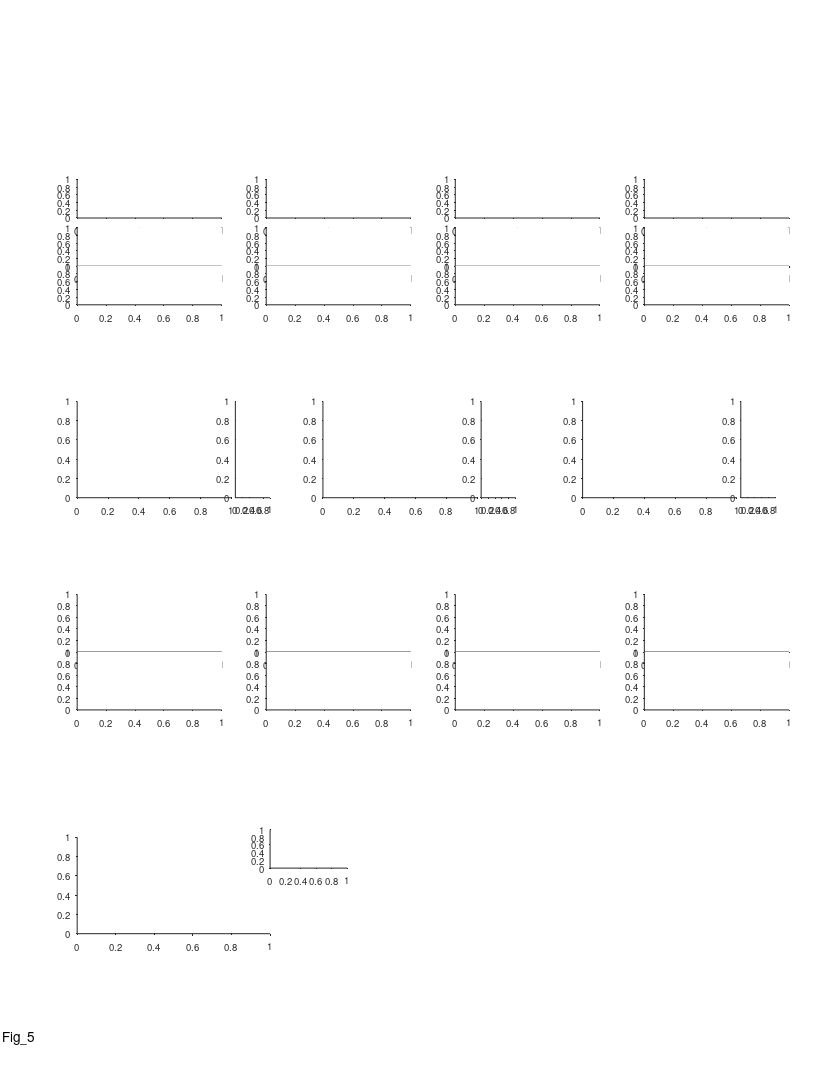

Write MATLAB code to recreate this figure. (Note: this script raises an error after producing the figure.)
%% Large Scale - fig 5 - maps properties vs exposure days + dynamic examples

%%
clear 
clc

%% plotting options
field_speed_opt = 1;
% corr_type = 'pearson';
corr_type = 'spearman';

dynamic_examples_option = 5;
rng(0);

%% define output files
res_dir = 'L:\paper_figures';
mkdir(res_dir)
fig_name_str = 'Fig_5';
fig_caption_str = ' ';
log_name_str = [fig_name_str '_log_file' '.txt'];
log_name_str = strrep(log_name_str , ':', '-');
log_name_str = strrep(log_name_str , ' ', '_');
log_name_out = fullfile(res_dir, log_name_str);

%% open log file
diary off
diary(log_name_out)
diary on
disp('Log file');
disp(['created: ', datestr(clock)]);
disp('======================================================');
disp([fig_name_str ':' fig_caption_str]);   
disp('======================================================');
disp('');


%% create figure
% figure_size_cm = [21.0 29.7]; % ~A4
figure_size_cm = [21.6 27.9]; % ~US letter
figure ;
% Some WYSIWYG options:
set(gcf,'DefaultAxesFontSize',7);
set(gcf,'DefaultAxesFontName','helvetica');
set(gcf,'DefaultAxesUnits','centimeters');
set(gcf,'PaperType','usletter')
% set(gcf,'PaperType','<custom>');
set(gcf,'PaperUnits','centimeters','PaperPosition',[0 0 figure_size_cm]);
set(gcf,'PaperOrientation','portrait');
set(gcf,'Units','centimeters','Position',get(gcf,'paperPosition')+[0 0 0 0]); % position on screen...
set(gcf, 'Renderer', 'painters');
set(groot, 'defaultAxesTickDir', 'out');
set(groot,  'defaultAxesTickDirMode', 'manual');
annotation('textbox', [0.5 1 0 0], 'String',fig_name_str, 'HorizontalAlignment','center','Interpreter','none', 'FitBoxToText','on');

pause(0.2); % workaround to solve matlab automatically changing the axes positions...

% create panels
panel_A_size_raster = [3.75 1];
panel_A_size_FR_map = [3.75 1];
panel_A_pos = [2 20];
panel_A = [];
for ii=1:4    
    offset_x = (ii-1)*4.9;
    offset_y = 0;
    offset = panel_A_pos + [offset_x offset_y];
    panel_A(ii,1) = axes('units', 'centimeters', 'position', [offset+[0 2.25] panel_A_size_FR_map]);
    panel_A(ii,2) = axes('units', 'centimeters','position', [offset+[0 1   ] panel_A_size_raster]);
    panel_A(ii,3) = axes('units', 'centimeters','position', [offset+[0 0   ] panel_A_size_raster]);
end
% % panel_A = permute(panel_A,[2 1 3]);
% panel_A = panel_A(:,3:-1:1,:);
% panel_A = reshape(panel_A,[9 3]);

panels_size = [4 2.5];
panel_B    = axes('position', [ 2.0  15  panels_size           ]);
panel_C    = axes('position', [ 8.37  15  panels_size           ]);
panel_D = axes('position', [ 15.1  15  panels_size              ]);
panels_size = [0.9 2.5];
panel_B_cmp    = axes('position', [ 6.1  15  panels_size           ]);
panel_C_cmp    = axes('position', [ 12.47  15  panels_size           ]);
panel_D_cmp = axes('position', [ 19.2  15  panels_size              ]);

panel_E_size_raster = [3.75 1.5];
panel_E_pos = [2 9.5];
panel_E = [];
for ii=1:4    
    offset_x = (ii-1)*4.9;
    offset_y = 0;
    offset = panel_E_pos + [offset_x offset_y];
    panel_E(ii,1) = axes('position', [offset+[0 1.5   ] panel_E_size_raster]);
    panel_E(ii,2) = axes('position', [offset+[0 0   ] panel_E_size_raster]);
end

panel_F = axes('position', [ 2.0    3.7     5     2.5 ]);
panel_F_legend = axes('position', [ 7.0    5.4     2     1 ]);
% panel_G = axes('position', [ 8.5    4.3     2     2.5 ]);

%%
% prm = PARAMS_GetAll();
prm = PARAMS_GetAll__shir_version();

%% load data
addpath('L:\processed_data_structs');
%load 6m data:
cells_6m = load('cells_bat_6m.mat');
cells_6m = cells_6m.cells;
% remove non-signif cells:
signif = cat(1,cells_6m.signif_6m);
signif = arrayfun(@(x)(x.TF), signif);
signif = any(signif,2);
cells_6m(~signif) = [];

%load 200m data:
cells_200m = load('cells_bat_200m.mat');
cells_200m = cells_200m.cells;

% %%
% prm = PARAMS_GetAll();
% cells_t = DS_get_cells_summary();
% bats = [2311,2382];
% cells_t(~ismember(cells_t.bat, bats ),:) = [];
% cells_t([cells_t.remove]==1,:) = []; %cells chosen to remove because of repititions between days
% cells = cellfun(@(c)(cell_load_data(c,'details')), cells_t.cell_ID, 'UniformOutput',0);
% cells = [cells{:}];
% cells = [cells.details];
% cells(~contains({cells.brain_area}, 'CA1')) = [];
% cells(ismember([cells.DayNum], [0])) = []; %take only from day1 and on data
% cells(~ismember([cells.ClusterQuality], [2])) = [];
% % remove cells based on FR:
% cells = cellfun(@(c)(cell_load_data(c,'details','meanFR')), {cells.cell_ID}, 'UniformOutput',0);
% cells = [cells{:}];
% cells_details = [cells.details];
% cells_ID = {cells_details.cell_ID};
% meanFR = [cells.meanFR];
% cells_ID([meanFR.all]>prm.inclusion.interneuron_FR_thr)=[];
% % remove non-signif cells:
% cells = cellfun(@(c)(cell_load_data(c,'details','signif')), cells_ID, 'UniformOutput',0);
% cells = [cells{:}];
% signif = cat(1,cells.signif);
% signif = arrayfun(@(x)(x.TF), signif);
% signif = any(signif,2);
% cells_ID(~signif) = [];
% 
% clear cells stats cells_details cells_t
% cells = cellfun(@(c)(cell_load_data(c,'details','stats','meanFR','stats','inclusion','signif','fields','fields_per_win','FR_map','FE')), cells_ID, 'UniformOutput',0);
% cells = [cells{:}];
% for ii_cell = 1:length(cells)
%     exp = exp_load_data(cells(ii_cell).details.exp_ID,'balls');
%     cells(ii_cell).balls = exp.balls;
% end
% save('Cells_130m.mat','cells');

%%
cells_130m = load('cells_bat_130m.mat');
cells_130m = cells_130m.cells;
cells_130m_IDs = arrayfun(@(x)(x.cell_ID), cat(1,cells_130m.details), 'UniformOutput', false);



%% FR map + rasters - 4 examples

cell_examples = {
    'b2311_d191218_TT3_SS02';
    'b2382_d190624_TT13_SS03';
    'b2382_d190627_TT13_SS02';
    'b2311_d191224_TT7_SS01'};

if 1
for ii_cell = 1:length(cell_examples)
    %%
    example_IX = find(strcmp(cells_130m_IDs,cell_examples{ii_cell}));
    cell = cells_130m(example_IX);
    
%     cell_ID = cell_examples{ii_cell};
%     cell = cell_load_data(cell_ID,'details','FR_map','fields','stats','FE');
%     exp = exp_load_data(cell.details.exp_ID,'balls');
    
    c = prm.graphics.colors.flight_directions;
    
    % map+fields
    axes(panel_A(ii_cell, 1));
    cla
    hold on
    maps=[cell.FR_map.all];
    x = maps(1).bin_centers;
    y = cat(1,maps.PSTH);
    m = round(max(y(:)));
    ylimits = [0 m+1];
    % low-speed area
    area_lowerval = ylimits(1) - 0.23*range(ylimits);
    area_upperval = ylimits(1) - 1e-2*range(ylimits);
    valid_speed_pos = prm.fields.valid_speed_pos+cell.balls;
    area([cell.balls(1) valid_speed_pos(1)]    , repelem(area_upperval,2), area_lowerval, 'FaceColor',0.7*[1 1 1],'EdgeColor','none','ShowBaseLine','off','Clipping','off');
    area([  valid_speed_pos(2) max(cell.balls(2),130)], repelem(area_upperval,2), area_lowerval, 'FaceColor',0.7*[1 1 1],'EdgeColor','none','ShowBaseLine','off','Clipping','off');
    
%     valid_speed_pos = prm.fields.valid_speed_pos+exp.balls;
% %     area([4 valid_speed_pos(1)]    , repelem(area_upperval,2), area_lowerval, 'FaceColor',0.7*[1 1 1],'EdgeColor','none','ShowBaseLine','off','Clipping','off');
% %     area([  valid_speed_pos(2) 135], repelem(area_upperval,2), area_lowerval, 'FaceColor',0.7*[1 1 1],'EdgeColor','none','ShowBaseLine','off','Clipping','off');
%     area([exp.balls(1) valid_speed_pos(1)]    , repelem(area_upperval,2), area_lowerval, 'FaceColor',0.7*[1 1 1],'EdgeColor','none','ShowBaseLine','off','Clipping','off');
%     area([  valid_speed_pos(2) max(exp.balls(2),130)], repelem(area_upperval,2), area_lowerval, 'FaceColor',0.7*[1 1 1],'EdgeColor','none','ShowBaseLine','off','Clipping','off');
%     
    h=plot(x,y);
    [h.Color] = disperse(c);
    box off
    h=gca;
    h.TickDir = 'out';
    h.XTick = [];
    h.YTick = [0 m];
    h.YLim = ylimits;
    h.XLim = [0 130];
    h.YRuler.TickLabelGapOffset = 1;
    h.Clipping = 'off';
    
    % fields
    dir_offsets = [-0.1 -0.17]+0.015;
    for ii_dir=1:2
        fields = cell.fields{ii_dir};
        if isfield(fields,'in_low_speed_area')
            fields([fields.in_low_speed_area])=[];
        end
        for ii_field = 1:length(fields)
            
            [xaf,yaf] = ds2nfu(fields(ii_field).edges_prc, repelem(dir_offsets(ii_dir)*range(h.YLim),2));
            annotation('line',xaf,yaf,'Linewidth', 2, 'Color', c{ii_dir});
        end
    end
    
    
    % cell details
    cell_num_str_pos_x   = [0.50 0.50 0.50 0.50];
    cell_num_str_pos_y   = [1.05 1.05 1.05 1.05];
    cell_stats_str_pos_x = [0.75 0.93 0.95 0.90];
    cell_stats_str_pos_y = [1.00 1.05 1.00 1.00]+0.05;
    text(cell_num_str_pos_x(ii_cell), cell_num_str_pos_y(ii_cell), "Cell "+ ii_cell+" - Day "+cell.details.DayNum,...
        'Units','normalized','HorizontalAlignment','center','VerticalAlignment','bottom','FontSize',8);
%     h = text(cell_num_str_pos_x(ii_cell), cell_num_str_pos_y(ii_cell), cell_ID+" - Day "+cell.details.DayNum,...
%         'Units','normalized','HorizontalAlignment','center','VerticalAlignment','bottom','FontSize',8);
%     h.Interpreter='none';
    switch ii_cell
        case {1,2,3,4}
            cell_stats_str = {  sprintf('max=%.1fm', cell.stats.all.field_largest);...
                                sprintf('min=%.1fm', cell.stats.all.field_smallest);...
                                sprintf('ratio=%.1f', cell.stats.all.field_ratio_LS);...
                                %sprintf('Iso dis=%.1f', cell.stats.all.IsoDist);...
                             };
            text(cell_stats_str_pos_x(ii_cell), cell_stats_str_pos_y(ii_cell)-0*0.23, cell_stats_str{1},...
                'Units','normalized','HorizontalAlignment','center','VerticalAlignment','Top','FontSize',6);
            text(cell_stats_str_pos_x(ii_cell), cell_stats_str_pos_y(ii_cell)-1*0.23, cell_stats_str{2},...
                'Units','normalized','HorizontalAlignment','center','VerticalAlignment','Top','FontSize',6);
            text(cell_stats_str_pos_x(ii_cell), cell_stats_str_pos_y(ii_cell)-2*0.23, cell_stats_str{3},...
                'Units','normalized','HorizontalAlignment','center','VerticalAlignment','Top','FontSize',6);
%             text(cell_stats_str_pos_x(ii_cell), cell_stats_str_pos_y(ii_cell)-3*0.23, cell_stats_str{4},...
%                 'Units','normalized','HorizontalAlignment','center','VerticalAlignment','Top','FontSize',6);
        case 9
            cell_stats_str = {  sprintf('single field=%.1fm', cell.fields{1}.width_prc) };
            text(cell_stats_str_pos_x(ii_cell), cell_stats_str_pos_y(ii_cell)-0*0.23, cell_stats_str{1},...
                'Units','normalized','HorizontalAlignment','center','VerticalAlignment','Top','FontSize',6);
    end
    
    % rasters
    FEs = [cell.FE];
    for ii_dir=1:2
        axes(panel_A(ii_cell, ii_dir+1));
        cla
        FE = FEs{ii_dir};
        x = [FE.spikes_pos];
        [FE.number2] = disperse(1:length(FE));
        y = arrayfun(@(FE)(FE.number2*ones(1,FE.num_spikes)),FE,'UniformOutput',0);
        y = [y{:}];
        plot(x,y,'.','Color',c{ii_dir},'MarkerSize',0.05);
        box off
        h=gca;
        m = length(FE);
        h.YTick = [1 m];
        h.XLim = [0 130];
        h.YLim = [0 m+1];
        h.Clipping = 'off';
        switch ii_dir
            case 1
                h.XTick = [];
                h.YTickLabel = {'',num2str(m)};
                h.TickLength = [0.0133 0.025];
                h.YRuler.TickLabelGapOffset = 1;
                h.XColor = [1 1 1];
            case 2
                h.XTick = [0,130];
                h.TickLength = [0.0133 0.025];
                h.XRuler.TickLabelGapOffset = -1;
                h.YRuler.TickLabelGapOffset = 1;
                h.YTickLabel = {'1',num2str(m)};
                h.TickDir = 'out';
        end
    end
    % fields num (here to be above the 
    for ii_dir=1:2
        fields = cell.fields{ii_dir};
        if isfield(fields,'in_low_speed_area')
            fields([fields.in_low_speed_area])=[];
        end
        dir_offsets =2.05+[0.18 0];
        text(1.07, dir_offsets(ii_dir), num2str(length(fields)), 'Units','normalized', 'Color', c{ii_dir},...
            'HorizontalAlignment','right', 'VerticalAlignment','middle','FontSize',6);
    end
end

%% add x/y labels for specific panels
for ii = [1 2 3 4]
    axes(panel_A(ii, 3));
    xlabel('Position (m)', 'Units','normalized','Position',[0.5 -0.15]);
end
for ii = [1]
    axes(panel_A(ii, 3));
%     ylabel('Time (min)',   'Units','normalized','Position',[-0.1 1]);
    ylabel('Flight no.',   'Units','normalized','Position',[-0.15 1]);
    axes(panel_A(ii, 1));
    ylabel({'Firing rate';'(Hz)'},   'Units','normalized','Position',[-0.1 0.42]);
end
axes(panel_A(1, 1));
text(-0.33,1.8, 'A', 'Units','normalized','FontWeight','bold');
text(0,1.8, 'Examples of multiscale coding in the first days of exposure to the tunnel',...
    'Units','normalized','FontWeight','bold');

%% add direction arrows
arrow_x = 0.85 +[0 0.05];
arrow_y = repelem(0.9111,2);
clear h
h(1)=annotation('arrow',arrow_x,      arrow_y+0.008,  'Color', prm.graphics.colors.flight_directions{1});
h(2)=annotation('arrow',flip(arrow_x),arrow_y      ,  'Color', prm.graphics.colors.flight_directions{2});
[h.HeadWidth] = disperse([5 5]);
[h.HeadLength] = disperse([5 5]);

end







% % % % % % % % % % % % % % % % % % % % % % % % % % % % % % % % % % % % % % 
%% add day num data

day_num_perCell = arrayfun(@(x)(x.DayNum), cat(1,cells_130m.details));
bat_num_perCell = arrayfun(@(x)(x.bat), cat(1,cells_130m.details));
day_num_perCell_perDir = [day_num_perCell day_num_perCell];
day_num_perCell_perDir = day_num_perCell_perDir(:);

day_bin_size = 5;
bin_edges = (0:day_bin_size:max(day_num_perCell)+day_bin_size) + 0.5;
[~,~,day_bin_perCell] = histcounts(day_num_perCell,bin_edges);
[~,~,day_bin_perCell_perDir] = histcounts(day_num_perCell_perDir,bin_edges);

Daylimits = [0, max(day_num_perCell)+1]; 

%% revision edit - test directionality vs. days
signif = arrayfun(@(x)(x.TF), cat(1,cells_130m.signif));
signif = all(signif,2);
cells = cells_130m(signif);
FR_maps_all = cat(1,cells.FR_map);
FR_maps_all = reshape([FR_maps_all.all],size(FR_maps_all,1),size(FR_maps_all,2),[]);
M = cat(1,FR_maps_all.PSTH);
M = reshape(M,size(FR_maps_all,1),size(FR_maps_all,2),[]);
ccc = corr(squeeze(M(:,1,:))', squeeze(M(:,2,:))' ,'rows', 'pairwise');
ccc = diag(ccc);
x = day_num_perCell(signif);
y = ccc;
[rho,rho_pval] = corr(x,y,'type','Spearman');

fprintf('Directionality vs. days:\n')
fprintf('rho = %.2f\n',rho);
fprintf('p = %.2f\n',rho_pval);

% figure
% plot(x, y,'o');
% xlabel('Days');
% ylabel('directionality (maps corr)');
% text(0.1,0.85,sprintf('rho = %.2f',rho),'Units','normalized');
% text(0.1,0.8,sprintf('P = %.g',rho_pval),'Units','normalized');
% title('Directionality vs. days of exposure')


%% panel B - field count vs days
% figure
axes(panel_B);
cla
hold on
text(-0.3125,1.1, 'B', 'Units','normalized','FontWeight','bold');
text(0,1.35, 'Population: Stability of multiscale coding across weeks, starting from day 1 in the tunnel',...
    'Units','normalized','FontWeight','bold');

signif = arrayfun(@(x)(x.TF), cat(1,cells_130m.signif));
n_fields = arrayfun(@(x)([x.dir.field_num]), cat(1,cells_130m.stats),'UniformOutput',0);
n_fields = cat(1,n_fields{:});
n_fields(~signif) = nan;
n_fields = n_fields(:);

jitter_value_y = 0.3;
jitter_value_x = 0.5;
n_fields_jitter = n_fields + jitter_value_y*(2*rand([length(n_fields),1])-1);
day_num_perCell_perDir_jitter = day_num_perCell_perDir + jitter_value_x*(2*rand([length(day_num_perCell_perDir),1])-1);
p = plot(day_num_perCell_perDir_jitter, n_fields_jitter, '.');
p.Color = 0.65*[1 1 1];

day_bins = day_bin_perCell_perDir;
day_num_perCell_perDir_tmp = day_num_perCell_perDir;
day_num_perCell_perDir_tmp(isnan(n_fields),:) = [];
day_bins(isnan(n_fields),:) = [];
n_fields(isnan(n_fields)) = [];
[day_groups, day_bins] = findgroups(day_bins);
day_groups_stat = splitapply(@(x) [mean(x) std(x)],n_fields, day_groups);
day_num = day_bins*day_bin_size - (day_bin_size/2) + 0.5;
errorbar(day_num, day_groups_stat(:,1),day_groups_stat(:,2),'k','CapSize',2,'LineWidth',1);

ylabel({'No. of fields', 'per direction'},'Units','normalized','Position',[-0.15 0.5]);
xlabel('Day','Units','normalized','Position',[0.5 -0.18]);
ha = gca;
ha.YLim = [0,20];
ha.XLim = Daylimits;
ha.XTick = [0:10:30];
ha.YTick = [5 10 15 20];
% ha.YTickLabel = {'10 ^0';'10 ^1';'10 ^2'};
ha.TickDir='out';
ha.TickLength = [0.02 0.02];
ha.XRuler.TickLabelGapMultiplier = -0.3;
ha.YRuler.TickLabelGapMultiplier = 0.001;

[rho,p_val] = corr(n_fields,day_num_perCell_perDir_tmp,'type',corr_type);
text(0.96,1.05, ['\rho' sprintf(' = %.02f',rho)],'Units','normalized','FontSize',7,'HorizontalAlignment','right');
text(0.96,0.92, sprintf('P = %.02f',p_val),'Units','normalized','FontSize',7,'HorizontalAlignment','right');
text(0.05,0.95, sprintf('n = %d',length(n_fields)),'Units','normalized','FontSize',7,'HorizontalAlignment','left');

%% panel B - compare field count
axes(panel_B_cmp);
cla
hold on

nFields_200m = nan(2,length(cells_200m));
for ii_dir = 1:2
    for ii_cell = 1:length(cells_200m)
        cell = cells_200m(ii_cell);
        % check signif per direction
        if ~cell.signif(ii_dir).TF
            continue;
        end
        nFields_200m(ii_dir,ii_cell) = cell.stats.dir(ii_dir).field_num;
    end
end
nFields_130m = nan(2,length(cells_130m));
for ii_dir = 1:2
    for ii_cell = 1:length(cells_130m)
        cell = cells_130m(ii_cell);
        % check signif per direction
        if ~cell.signif(ii_dir).TF
            continue;
        end
        nFields_130m(ii_dir,ii_cell) = cell.stats.dir(ii_dir).field_num;
    end
end
nFields_6m = nan(2,length(cells_6m));
for ii_dir = 1:2
    for ii_cell = 1:length(cells_6m)
        cell = cells_6m(ii_cell);
        % check signif per direction
        if ~cell.signif_6m(ii_dir).TF
            continue;
        end
        nFields_6m(ii_dir,ii_cell) = cell.stats_6m.dir(ii_dir).field_num;
    end
end

y_bar = [nanmean(nFields_6m(:)), nanmean(nFields_130m(:)), nanmean(nFields_200m(:))];
sem_bar = [nanstd(nFields_6m(:)), nanstd(nFields_130m(:)), nanstd(nFields_200m(:))]./ ...
    sqrt([length(~isnan(nFields_6m(:))), length(~isnan(nFields_130m(:))), length(~isnan(nFields_200m(:)))]);
hb = bar([1,2,3],y_bar);
hb.FaceColor = 'flat';
hb.CData = [0.65 0.65 0.65];
he=errorbar([1,2,3],y_bar, sem_bar);
he.CapSize = 2;
he.LineWidth = 1;
he.LineStyle = 'none';
he.Color = 'k';
h=gca;
h.XTick = [0.85,1.85,2.9];
h.XTickLabels = {'  6m','130m','200m'};
h.XTickLabelRotation = 90;
ylimits = [0,20];
h.YLim = ylimits;
% h.YTick = ylimits;
h.XLim = [0.25,3.75];
h.TickLength = [0.01 0.01];
h.XAxis.TickLength = [0 0];
h.XRuler.TickLabelGapMultiplier = -0.001;
h.YRuler.TickLabelGapMultiplier = 0.001;
h.YTick = [];
h.YColor = 'none';


%% panel C - field size vs days
% figure
axes(panel_C);
cla
hold on
text(-0.25,1.1, 'C', 'Units','normalized','FontWeight','bold');
fields_size = [];
day_num_fields = [];
for ii_dir = 1:2
    for ii_cell = 1:length(cells_130m)
        cell = cells_130m(ii_cell);
        if ~cell.signif(ii_dir).TF % check signif per direction
            continue;
        end
        fields = cell.fields{ii_dir};
        fields([fields.in_low_speed_area]) = []; % remove fields in low speed area
        fields_size = [fields_size fields.width_prc];
        day_num_fields = [day_num_fields cell.details.DayNum*ones(1,length(fields))];
    end
end

jitter_value_x = 0.5;
day_num_fields_jitter = day_num_fields + jitter_value_x*(2*rand([1,length(day_num_fields)])-1);
p = plot(day_num_fields_jitter, fields_size, '.');
p.Color = 0.65*[1 1 1];

[~,~,day_bin_perField] = histcounts(day_num_fields,bin_edges);
[day_groups, day_bins] = findgroups(day_bin_perField);
day_groups_stat = splitapply(@(x) [mean(x) std(x)],fields_size', day_groups');
day_num = day_bins*day_bin_size - (day_bin_size/2) + 0.5;
errorbar(day_num, day_groups_stat(:,1),day_groups_stat(:,2),'k','CapSize',2,'LineWidth',1);

ylabel('Field size (m)','Units','normalized','Position',[-0.15 0.5])
xlabel('Day','Units','normalized','Position',[0.5 -0.18]);
ha = gca;
ha.XLim = Daylimits;
ha.YLim = [0 25];
ha.XTick = [0:10:30];
ha.YTick = [5 10 15 20 25];
ha.TickDir='out';
ha.TickLength = [0.02 0.02];
ha.XRuler.TickLabelGapMultiplier = -0.3;
ha.YRuler.TickLabelGapMultiplier = 0.001;

[rho,p_val] = corr(fields_size',day_num_fields','type',corr_type);
text(0.96,1.05, ['\rho' sprintf(' = %.02f',rho)],'Units','normalized','FontSize',7,'HorizontalAlignment','right');
text(0.96,0.92, sprintf('P = %.02f',p_val),'Units','normalized','FontSize',7,'HorizontalAlignment','right');
text(0.05,0.95, sprintf('n = %d',length(fields_size)),'Units','normalized','FontSize',7,'HorizontalAlignment','left');

% save( fullfile(res_dir,'pop_dist_fields_size'), 'fields_size');

%% panel C - field size compare setups
axes(panel_C_cmp);
cla
hold on

fields_size_200m = [];
for ii_dir = 1:2
    for ii_cell = 1:length(cells_200m)
        cell = cells_200m(ii_cell);
        if ~cell.signif(ii_dir).TF % check signif per direction
            continue;
        end
        fields = cell.fields{ii_dir};
        fields([fields.in_low_speed_area]) = []; % remove fields in low speed area
        fields_size_200m = [fields_size_200m fields.width_prc];
    end
end

fields_size_130m = [];
for ii_dir = 1:2
    for ii_cell = 1:length(cells_130m)
        cell = cells_130m(ii_cell);
        if ~cell.signif(ii_dir).TF % check signif per direction
            continue;
        end
        fields = cell.fields{ii_dir};
        fields([fields.in_low_speed_area]) = []; % remove fields in low speed area
        fields_size_130m = [fields_size_130m fields.width_prc];
    end
end

fields_size_6m = [];
for ii_dir = 1:2
    for ii_cell = 1:length(cells_6m)
        cell = cells_6m(ii_cell);
        if ~cell.signif_6m(ii_dir).TF % check signif per direction
            continue;
        end
        fields = cell.fields_6m{ii_dir};
        fields([fields.in_low_speed_area]) = []; % remove fields in low speed area
        fields_size_6m = [fields_size_6m fields.width_prc];
    end
end

y_bar = [mean(fields_size_6m), mean(fields_size_130m), mean(fields_size_200m)];
sem_bar = [std(fields_size_6m), std(fields_size_130m), std(fields_size_200m)]./ ...
    sqrt([length(fields_size_6m), length(fields_size_130m), length(fields_size_200m)]);
hb = bar([1,2,3],y_bar);
hb.FaceColor = 'flat';
hb.CData = [0.65 0.65 0.65];
he=errorbar([1,2,3],y_bar, sem_bar);
he.CapSize = 2;
he.LineWidth = 1;
he.LineStyle = 'none';
he.Color = 'k';
h=gca;
h.XTick = [0.85,1.85,2.9];
h.XTickLabels = {'  6m','130m','200m'};
h.XTickLabelRotation = 90;
ylimits = [0,25];
h.YLim = ylimits;
% h.YTick = ylimits;
h.XLim = [0.25,3.75];
h.TickLength = [0.01 0.01];
h.XAxis.TickLength = [0 0];
h.XRuler.TickLabelGapMultiplier = -0.001;
h.YRuler.TickLabelGapMultiplier = 0.001;
h.YTick = [];
h.YColor = 'none';

%% panel D - field ratio (largest/smallest)
axes(panel_D);
cla
hold on
text(-0.31,1.1, 'D', 'Units','normalized','FontWeight','bold');
LS_field_ratio_all = nan(1,length(cells_130m));
LS_field_ratio_dir = nan(2,length(cells_130m));
for ii_cell = 1:length(cells_130m)
    cell = cells_130m(ii_cell);
    % pooled stats - check at least one direction is signif
    if any([cell.signif.TF])
        LS_field_ratio_all(ii_cell) = cell.stats.all.field_ratio_LS;
    end
    % per dir stats - check signif per direction
    for ii_dir = 1:2
        if cell.signif(ii_dir).TF 
            LS_field_ratio_dir(ii_dir,ii_cell) = cell.stats.dir(ii_dir).field_ratio_LS;
        end
    end
end
jitter_value_x = 0.5;
day_num_perCell_jitter = day_num_perCell + jitter_value_x*(2*rand([length(day_num_perCell),1])-1);
p = plot(day_num_perCell_jitter, LS_field_ratio_all,'.');
p.Color = 0.65*[1 1 1];

day_bins = day_bin_perCell;
day_num_perCell_tmp = day_num_perCell;
day_num_perCell_tmp(isnan(LS_field_ratio_all),:) = [];
day_bins(isnan(LS_field_ratio_all),:) = [];
LS_field_ratio_all(isnan(LS_field_ratio_all)) = [];
[day_groups, day_bins] = findgroups(day_bins);
day_groups_stat = splitapply(@(x) [mean(x) std(x)],LS_field_ratio_all', day_groups);
day_num = day_bins*day_bin_size - (day_bin_size/2) + 0.5;
errorbar(day_num, day_groups_stat(:,1),day_groups_stat(:,2),'k','CapSize',2,'LineWidth',1);

ha=gca;
ha.XLim = Daylimits;
ha.YLim = [0 10];
ha.XTick = [0:10:30];
ha.YTick = [2:2:10];
ha.TickDir='out';
ha.TickLength = [0.02 0.02];
ha.XRuler.TickLabelGapMultiplier = -0.3;
ha.YRuler.TickLabelGapMultiplier = 0.001;
ylabel({'Field size ratio';'largest/smallest'},'Units','normalized','Position',[-0.14 0.5]);
xlabel('Day','Units','normalized','Position',[0.5 -0.18]);

[rho,p_val] = corr(LS_field_ratio_all',day_num_perCell_tmp,'type',corr_type);
text(0.96,1.05, ['\rho' sprintf(' = %.02f',rho)],'Units','normalized','FontSize',7,'HorizontalAlignment','right');
text(0.96,0.92, sprintf('P = %.02f',p_val),'Units','normalized','FontSize',7,'HorizontalAlignment','right');
text(0.05,0.95, sprintf('n = %d',length(LS_field_ratio_all)),'Units','normalized','FontSize',7,'HorizontalAlignment','left');

%% panel D - field ratio compare setups
axes(panel_D_cmp);
cla
hold on

LS_ratio_all_200m = nan(1,length(cells_200m));
LS_ratio_dir_200m = nan(2,length(cells_200m));
for ii_cell = 1:length(cells_200m)
    cell = cells_200m(ii_cell);
    % pooled stats - check at least one direction is signif
    if any([cell.signif.TF])
        LS_ratio_all_200m(ii_cell) = cell.stats.all.field_ratio_LS;
    end
    % per dir stats - check signif per direction
    for ii_dir = 1:2
        if cell.signif(ii_dir).TF 
            LS_ratio_dir_200m(ii_dir,ii_cell) = cell.stats.dir(ii_dir).field_ratio_LS;
        end
    end
end

LS_ratio_all_130m = nan(1,length(cells_130m));
LS_ratio_dir_130m = nan(2,length(cells_130m));
for ii_cell = 1:length(cells_130m)
    cell = cells_130m(ii_cell);
    % pooled stats - check at least one direction is signif
    if any([cell.signif.TF])
        LS_ratio_all_130m(ii_cell) = cell.stats.all.field_ratio_LS;
    end
    % per dir stats - check signif per direction
    for ii_dir = 1:2
        if cell.signif(ii_dir).TF 
            LS_ratio_dir_130m(ii_dir,ii_cell) = cell.stats.dir(ii_dir).field_ratio_LS;
        end
    end
end

LS_ratio_all_6m = nan(1,length(cells_6m));
LS_ratio_dir_6m = nan(2,length(cells_6m));
for ii_cell = 1:length(cells_6m)
    cell = cells_6m(ii_cell);
    % pooled stats - check at least one direction is signif
    if any([cell.signif_6m.TF])
        LS_ratio_all_6m(ii_cell) = cell.stats_6m.all.field_ratio_LS;
    end
    % per dir stats - check signif per direction
    for ii_dir = 1:2
        if cell.signif_6m(ii_dir).TF 
            LS_ratio_dir_6m(ii_dir,ii_cell) = cell.stats_6m.dir(ii_dir).field_ratio_LS;
        end
    end
end

y_bar = [nanmean(LS_ratio_all_6m), nanmean(LS_ratio_all_130m), nanmean(LS_ratio_all_200m)];
sem_bar = [nanstd(LS_ratio_all_6m), nanstd(LS_ratio_all_130m), nanstd(LS_ratio_all_200m)]./ ...
    sqrt([length(~isnan(LS_ratio_all_6m)), length(~isnan(LS_ratio_all_130m)), length(~isnan(LS_ratio_all_200m))]);
hb = bar([1,2,3],y_bar);
hb.FaceColor = 'flat';
hb.CData = [0.65 0.65 0.65];
he=errorbar([1,2,3],y_bar, sem_bar);
he.CapSize = 2;
he.LineWidth = 1;
he.LineStyle = 'none';
he.Color = 'k';
h=gca;
h.XTick = [0.85,1.85,2.9];
h.XTickLabels = {'  6m','130m','200m'};
h.XTickLabelRotation = 90;
ylimits = [0,10];
h.YLim = ylimits;
% h.YTick = ylimits;
h.XLim = [0.25,3.75];
h.TickLength = [0.01 0.01];
h.XAxis.TickLength = [0 0];
h.XRuler.TickLabelGapMultiplier = -0.001;
h.YRuler.TickLabelGapMultiplier = 0.001;
h.YTick = [];
h.YColor = 'none';

%% Panel E: FR map + rasters - 3 examples of dynamic during sessions

cell_examples = {
    'b2382_d190623_TT13_SS05';
    'b2311_d191220_TT3_SS01';
    'b2382_d190808_TT15_SS01';
    'b2382_d190808_TT15_SS04'};

for ii_cell = 1:length(cell_examples)
    %%
    example_IX = find(strcmp(cells_130m_IDs,cell_examples{ii_cell}));
    cell = cells_130m(example_IX);
    
%     cell_ID = cell_examples{ii_cell};
%     cell = cell_load_data(cell_ID,'details','FR_map','fields','stats','FE');
%     exp = exp_load_data(cell.details.exp_ID,'balls');

    c = prm.graphics.colors.flight_directions;
    
    % rasters
    FEs = [cell.FE];
    for ii_dir=1:2
        axes(panel_E(ii_cell, ii_dir));
        cla
        FE = FEs{ii_dir};
        x = [FE.spikes_pos];
        pos_start = arrayfun(@(FE)(FE.pos(1)),FE,'UniformOutput',0);
        pos_end = arrayfun(@(FE)(FE.pos(end)),FE,'UniformOutput',0);
        pos_start_end = [[pos_start{:}]; [pos_end{:}]];
%         pos = [FE.pos];
%         [FE.number2] = disperse(1:length(FE));
%         y = arrayfun(@(FE)(FE.number2*ones(1,length(FE.pos))),FE,'UniformOutput',0);
%         y = [y{:}];
        y = [(1:length(FE)); (1:length(FE))];
%         plot(pos,y,'.','Color',0.93*[1 1 1],'MarkerSize',0.005)
        plot(pos_start_end,y,'-','Color',0.93*[1 1 1],'linewidth',0.5)
        hold on;
        
        [FE.number2] = disperse(1:length(FE));
        y = arrayfun(@(FE)(FE.number2*ones(1,FE.num_spikes)),FE,'UniformOutput',0);
        y = [y{:}];
        plot(x,y,'.','Color',c{ii_dir},'MarkerSize',0.05);
        box off
        h=gca;
        m = length(FE);
        h.YTick = [1 m];
        h.XLim = [0 130];
        h.YLim = [0 m+1];
        h.Clipping = 'off';
        switch ii_dir
            case 1
                h.XTick = [];
                h.YTickLabel = {'',num2str(m)};
                h.TickLength = [0.0133 0.025];
                h.YRuler.TickLabelGapOffset = 1;
            case 2
                h.XTick = [0,130];
                h.TickLength = [0.0133 0.025];
                h.XRuler.TickLabelGapOffset = -1;
                h.YRuler.TickLabelGapOffset = 1;
                h.YTickLabel = {'1',num2str(m)};
                h.TickDir = 'out';
        end
    end
    % cell details
    cell_num_str_pos_x   = [0.50 0.50 0.50 0.50];
    cell_num_str_pos_y   = [2.05 2.05 2.05 2.05];
    cell_stats_str_pos_x = [0.90 0.90 0.90 0.90];
    cell_stats_str_pos_y = [1.10 1.10 1.10 1.10]+0.05;
    text(cell_num_str_pos_x(ii_cell), cell_num_str_pos_y(ii_cell), "Cell "+ (ii_cell+4) +" - Day "+cell.details.DayNum,...
        'Units','normalized','HorizontalAlignment','center','VerticalAlignment','bottom','FontSize',8);
%     h = text(cell_num_str_pos_x(ii_cell), cell_num_str_pos_y(ii_cell), cell_ID+" - Day "+cell.details.DayNum,...
%         'Units','normalized','HorizontalAlignment','center','VerticalAlignment','bottom','FontSize',8);
%     h.Interpreter='none';
    switch cell_examples{ii_cell}
        case 'b2382_d190808_TT15_SS01'
            axes(panel_E(ii_cell, 1));
            hax = gca;
            harr = annotation('arrow', [0 1],[0 1]);
            harr.Parent = hax;
            harr.LineStyle = 'none';
            harr.HeadLength = 5;
            harr.HeadWidth = 5;
            harr.X = 41 + [6 0];
            harr.Y = 12 + [9 0];
            
            axes(panel_E(ii_cell, 2));
            hax = gca;
            for ii_arrow = 1:2
                harr(ii_arrow) = annotation('arrow', [0 1],[0 1]);
                harr(ii_arrow).Parent = hax;
                harr(ii_arrow).LineStyle = 'none';
                harr(ii_arrow).HeadLength = 5;
                harr(ii_arrow).HeadWidth = 5;
            end
            harr(1).X = 47 + [0 6];
            harr(1).Y = 6 + [9 0];
            harr(2).X = 78 + [6 0];
            harr(2).Y = 8 + [9 0];
            
        case 'b2382_d190808_TT15_SS04'
            axes(panel_E(ii_cell, 1));
            hax = gca;
            harr = annotation('arrow', [0 1],[0 1]);
            harr.Parent = hax;
            harr.LineStyle = 'none';
            harr.HeadLength = 5;
            harr.HeadWidth = 5;
            harr.X = 46 + [0 6];
            harr.Y = 16 + [9 0];
            harrW = annotation('arrow', [0 1],[0 1]);
            harrW.Parent = hax;
            harrW.LineStyle = 'none';
            harrW.Color = [1 1 1];
            harrW.HeadLength = 2;
            harrW.HeadWidth = 2;
            harrW.X = 44.4 + [0 6];
            harrW.Y = 16.5 + [9 0];
            
        case 'b2382_d190623_TT13_SS05'
            axes(panel_E(ii_cell, 1));
            hax = gca;
            for ii_arrow = 1:3
                harr(ii_arrow) = annotation('arrow', [0 1],[0 1]);
                harr(ii_arrow).Parent = hax;
                harr(ii_arrow).LineStyle = 'none';
                harr(ii_arrow).HeadLength = 5;
                harr(ii_arrow).HeadWidth = 5;
            end
            harr(1).X = 116 + [0 6];
            harr(1).Y = 15 + [9 0];
            harr(2).X = 94 + [0 6];
            harr(2).Y = 16 + [9 0];
            harr(3).X = 119 + [6 0];
            harr(3).Y = 5 + [9 0];
            harrW = annotation('arrow', [0 1],[0 1]);
            harrW.Parent = hax;
            harrW.LineStyle = 'none';
            harrW.Color = [1 1 1];
            harrW.HeadLength = 2;
            harrW.HeadWidth = 2;
            harrW.X = 120.7 + [6 0];
            harrW.Y = 5.4 + [9 0];
                
            axes(panel_E(ii_cell, 2));
            hax = gca;
            harr = annotation('arrow', [0 1],[0 1]);
            harr.Parent = hax;
            harr.LineStyle = 'none';
            harr.HeadLength = 5;
            harr.HeadWidth = 5;
            harr.X = 22 + [6 0];
            harr.Y = 5 + [9 0];
            
        case 'b2311_d191220_TT3_SS01'
            axes(panel_E(ii_cell, 1));
            hax = gca;
            for ii_arrow = 1:2
                harr(ii_arrow) = annotation('arrow', [0 1],[0 1]);
                harr(ii_arrow).Parent = hax;
                harr(ii_arrow).LineStyle = 'none';
                harr(ii_arrow).HeadLength = 5;
                harr(ii_arrow).HeadWidth = 5;
            end
            harr(1).X = 21 + [0 6];
            harr(1).Y = 12 + [9 0];
            harr(2).X = 20 + [0 6];
            harr(2).Y = 34.5 + [9 0];
            harrW = annotation('arrow', [0 1],[0 1]);
            harrW.Parent = hax;
            harrW.LineStyle = 'none';
            harrW.Color = [1 1 1];
            harrW.HeadLength = 2;
            harrW.HeadWidth = 2;
            harrW.X = 18.4 + [0 6];
            harrW.Y = 35 + [9 0];
            
            axes(panel_E(ii_cell, 2));
            hax = gca;
            harr = annotation('arrow', [0 1],[0 1]);
            harr.Parent = hax;
            harr.LineStyle = 'none';
            harr.HeadLength = 5;
            harr.HeadWidth = 5;
            harr.X = 28 + [0 6];
            harr.Y = 6 + [9 0];
            
    end
end

%% add x/y labels for specific panels
for ii = [1 2 3 4]
    axes(panel_E(ii, 2));
    xlabel('Position (m)', 'Units','normalized','Position',[0.5 -0.1]);
end
for ii = [1]
    axes(panel_E(ii, 2));
    ylabel('Flight no.',   'Units','normalized','Position',[-0.15 1]);
end
axes(panel_E(1, 2));
text(-0.33,2.6, 'E', 'Units','normalized','FontWeight','bold');
text(0,2.6, 'Examples of within-day dynamics in spatial tuning',...
    'Units','normalized','FontWeight','bold');


%% Panel F,G: probability for appear/disappear segment
day_th1 = 2;
day_th2 = 4;
day_th3 = 6;
% day_th4 = 8;
field_size_th = 4.3;%median(fields_size);

count_seg_change = [];
count_seg_change_part1 = [];
count_seg_change_part2 = [];
count_seg_change_part3 = [];
count_seg_change_part4 = [];
% count_seg_change_part5 = [];
count_seg_change_small_fields = [];
count_seg_change_large_fields = [];
count_start_end_small_fields = [];
count_start_end_large_fields = [];

count_map_part1 = [];
count_map_part2 = [];
count_map_part3 = [];
count_map_part4 = [];
flight_ID_app = [];
flight_ID_dis = [];
flight_ID_part1 = [];
flight_ID_part2 = [];
flight_ID_part3 = [];
flight_ID_part4 = [];

n_small_fields = 0;
n_large_fields = 0;
count_map = 0;
for ii_cell = 1:length(cells_130m)
    cell_ID = cells_130m_IDs{ii_cell};
    cell = cells_130m(ii_cell);
%     cell = cell_load_data(cell_ID, 'details','stats','fields_per_win','FE');

    for ii_dir = 1:2
        field_num = cell.stats.dir(ii_dir).field_num;
        map_signif = cell.stats.dir(ii_dir).map_signif;
        if field_num>0 && map_signif
            count_map = count_map+1;
            fields_per_win = cell.fields_per_win{ii_dir};
            FE = cell.FE{ii_dir};
            flight_ID_tmp = [];
            for ii_flight = 1:length(FE)
                flight_ID_tmp(ii_flight) = str2num([num2str(cell.details.DayNum) num2str(FE(ii_flight).start_IX)]);
            end
            [segment_appear_flight, segment_disappear_flight, ~] = map_detect_segments_appear_disappear(fields_per_win,FE);
            count_seg_change = [count_seg_change ; [segment_appear_flight' segment_disappear_flight']];
            flight_ID_app = [flight_ID_app ; flight_ID_tmp(2+(1:length(segment_appear_flight)))'];
            flight_ID_dis = [flight_ID_dis ; flight_ID_tmp((end-length(segment_appear_flight)):(end-1))'];
            
            if cell.details.DayNum <= day_th1
                count_seg_change_part1 = [count_seg_change_part1 ; [segment_appear_flight' segment_disappear_flight']];
                count_map_part1 = [count_map_part1;  count_map*ones([length(segment_appear_flight),1])];
                flight_ID_part1 = [flight_ID_part1; flight_ID_tmp(2+(1:length(segment_appear_flight)))'];
            elseif cell.details.DayNum <= day_th2
                count_seg_change_part2 = [count_seg_change_part2 ; [segment_appear_flight' segment_disappear_flight']];
                count_map_part2 = [count_map_part2;  count_map*ones([length(segment_appear_flight),1])];
                flight_ID_part2 = [flight_ID_part2; flight_ID_tmp(2+(1:length(segment_appear_flight)))'];
            elseif cell.details.DayNum <= day_th3
                count_seg_change_part3 = [count_seg_change_part3 ; [segment_appear_flight' segment_disappear_flight']];
                count_map_part3 = [count_map_part3;  count_map*ones([length(segment_appear_flight),1])];
                flight_ID_part3 = [flight_ID_part3; flight_ID_tmp(2+(1:length(segment_appear_flight)))'];
%             elseif cell.details.DayNum <= day_th4
%                 count_seg_change_part4 = [count_seg_change_part4 ; [segment_appear_flight' segment_disappear_flight']];
            else
%                 count_seg_change_part5 = [count_seg_change_part5 ; [segment_appear_flight' segment_disappear_flight']];
                count_seg_change_part4 = [count_seg_change_part4 ; [segment_appear_flight' segment_disappear_flight']];
                count_map_part4 = [count_map_part4;  count_map*ones([length(segment_appear_flight),1])];
                flight_ID_part4 = [flight_ID_part4; flight_ID_tmp(2+(1:length(segment_appear_flight)))'];
            end
            
            % sort fields by size:
            field_size_per_win = [fields_per_win(:).field_size];
            size_per_field = nanmedian(field_size_per_win);
            fields_per_win_small = fields_per_win;
            fields_per_win_large = fields_per_win;
            fields_per_win_small(size_per_field >= field_size_th) = [];
            fields_per_win_large(size_per_field < field_size_th) = [];
            n_small_fields = n_small_fields + sum(size_per_field < field_size_th);
            n_large_fields = n_large_fields + sum(size_per_field >= field_size_th);
            
            if sum(size_per_field < field_size_th)>0
                [segment_appear_flight, segment_disappear_flight, ~] = map_detect_segments_appear_disappear(fields_per_win_small,FE);
                count_seg_change_small_fields = [count_seg_change_small_fields ; [segment_appear_flight' segment_disappear_flight']];
                % only field start, end (to avoid field size biasses):
                [segment_appear_flight, segment_disappear_flight, ~] = map_detect_segments_appear_disappear(fields_per_win_small,FE,{'none'});
                count_start_end_small_fields = [count_start_end_small_fields ; [segment_appear_flight' segment_disappear_flight']];
            end
            if sum(size_per_field >= field_size_th)>0
                [segment_appear_flight, segment_disappear_flight, ~] = map_detect_segments_appear_disappear(fields_per_win_large,FE);
                count_seg_change_large_fields = [count_seg_change_large_fields ; [segment_appear_flight' segment_disappear_flight']];
                % only field start, end (to avoid field size biasses):
                [segment_appear_flight, segment_disappear_flight, ~] = map_detect_segments_appear_disappear(fields_per_win_large,FE,{'none'});
                count_start_end_large_fields = [count_start_end_large_fields ; [segment_appear_flight' segment_disappear_flight']];
            end
        end
    end
end

%% probability - devided for days:
axes(panel_F);
cla
hold on
text(-0.25,1.67, 'F', 'Units','normalized','FontWeight','bold');
text(0,1.58, {'Population: Within-day dynamics is most prominent',... 
    'during the first 2 days, but occurs also later'},...
    'Units','normalized','FontWeight','bold');

P0_appear1 = mean(count_seg_change_part1(:,1)==0);
P0_disappear1 = mean(count_seg_change_part1(:,2)==0);
se_appear1 = sqrt(P0_appear1*(1-P0_appear1)/length(count_seg_change_part1(:,1)));
se_disappear1 = sqrt(P0_disappear1*(1-P0_disappear1)/length(count_seg_change_part1(:,1)));

P0_appear2 = mean(count_seg_change_part2(:,1)==0);
P0_disappear2 = mean(count_seg_change_part2(:,2)==0);
se_appear2 = sqrt(P0_appear2*(1-P0_appear2)/length(count_seg_change_part2(:,1)));
se_disappear2 = sqrt(P0_disappear2*(1-P0_disappear2)/length(count_seg_change_part2(:,1)));

P0_appear3 = mean(count_seg_change_part3(:,1)==0);
P0_disappear3 = mean(count_seg_change_part3(:,2)==0);
se_appear3 = sqrt(P0_appear3*(1-P0_appear3)/length(count_seg_change_part3(:,1)));
se_disappear3 = sqrt(P0_disappear3*(1-P0_disappear3)/length(count_seg_change_part3(:,1)));

P0_appear4 = mean(count_seg_change_part4(:,1)==0);
P0_disappear4 = mean(count_seg_change_part4(:,2)==0);
se_appear4 = sqrt(P0_appear4*(1-P0_appear4)/length(count_seg_change_part4(:,1)));
se_disappear4 = sqrt(P0_disappear4*(1-P0_disappear4)/length(count_seg_change_part4(:,1)));

% P0_appear5 = mean(count_seg_change_part5(:,1)==0);
% P0_disappear5 = mean(count_seg_change_part5(:,2)==0);
% se_appear5 = sqrt(P0_appear5*(1-P0_appear5)/length(count_seg_change_part5(:,1)));
% se_disappear5 = sqrt(P0_disappear5*(1-P0_disappear5)/length(count_seg_change_part5(:,1)));

x = [1,2, 4,5, 7,8 10,11];%, 13,14];
y = [1-P0_appear1, 1-P0_disappear1, ...
    1-P0_appear2, 1-P0_disappear2, ...
    1-P0_appear3, 1-P0_disappear3 ...
    1-P0_appear4, 1-P0_disappear4];%, ...
%     1-P0_appear5, 1-P0_disappear5];
hb = bar(x,y);
hb.FaceColor = 'flat';
hb.CData = [[0 0 0]; [1 1 1]; [0 0 0]; [1 1 1]; [0 0 0]; [1 1 1];...
    [0 0 0]; [1 1 1]];%; [0 0 0]; [1 1 1]];
he=errorbar(x,y,[se_appear1 se_disappear1 ...
    se_appear2 se_disappear2 ...
    se_appear3 se_disappear3 ...
    se_appear4 se_disappear4]);% ...
%     se_appear5 se_disappear5]);
he.CapSize = 2;
he.LineWidth = 1;
he.LineStyle = 'none';
he.Color = 'k';
h=gca;
h.XTick = [1.5, 4.5, 7.5 10.5];
% h.XTickLabels = {'Appear','Disappear','Appear','Disappear','Appear','Disappear',...
%     'Appear','Disappear','Appear','Disappear','Appear','Disappear'};
h.XTickLabels = {'Day 1-2','Days 3-4','Days 5-6','Days \geq 7'};
h.XTickLabelRotation = 45;
ylimits = [0,0.2];
h.YLim = ylimits;
h.YTick = ylimits;
h.TickLength = [0.01 0.01];
h.XAxis.TickLength = [0 0];
h.XRuler.TickLabelGapMultiplier = -0.1;
h.YRuler.TickLabelGapMultiplier = 0.001;
ylabel('Probability',  'Units','normalized','Position',[-0.07 0.5]);

% test significance:
% n = length(count_seg_change_part1);
% p_pooled_1 = ((1-P0_appear1) + (1-P0_disappear1))*n/(2*n);
% se_pooled = sqrt(p_pooled_1*(1-p_pooled_1)*(2/n));
% z_score = ((1-P0_appear1) - (1-P0_disappear1))/se_pooled;

% parametric significance test:
n1 = length(count_seg_change_part1);
n2 = length(count_seg_change_part2);
p_pooled = ((1-P0_appear1)*n1 + (1-P0_appear2)*n2)/(n1 + n2);
se_pooled = sqrt(p_pooled*(1-p_pooled)*((1/n1)+(1/n2)));
z_score_1_2_app = ((1-P0_appear1) - (1-P0_appear2))/se_pooled;
p_value_1_2_app = normcdf(-1*z_score_1_2_app)*2;
p_pooled = ((1-P0_disappear1)*n1 + (1-P0_disappear2)*n2)/(n1 + n2);
se_pooled = sqrt(p_pooled*(1-p_pooled)*((1/n1)+(1/n2)));
z_score_1_2_dis = ((1-P0_disappear1) - (1-P0_disappear2))/se_pooled;
p_value_1_2_dis = normcdf(-1*z_score_1_2_dis)*2;
p_value_1_2 = max(p_value_1_2_app, p_value_1_2_dis)

n3 = length(count_seg_change_part3);
p_pooled = ((1-P0_appear1)*n1 + (1-P0_appear3)*n3)/(n1 + n3);
se_pooled = sqrt(p_pooled*(1-p_pooled)*((1/n1)+(1/n3)));
z_score_1_3_app = ((1-P0_appear1) - (1-P0_appear3))/se_pooled;
p_value_1_3_app = normcdf(-1*z_score_1_3_app)*2;
p_pooled = ((1-P0_disappear1)*n1 + (1-P0_disappear3)*n3)/(n1 + n3);
se_pooled = sqrt(p_pooled*(1-p_pooled)*((1/n1)+(1/n3)));
z_score_1_3_dis = ((1-P0_disappear1) - (1-P0_disappear3))/se_pooled;
p_value_1_3_dis = normcdf(-1*z_score_1_3_dis)*2;
p_value_1_3 = max(p_value_1_3_app, p_value_1_3_dis)

n4 = length(count_seg_change_part4);
p_pooled = ((1-P0_appear1)*n1 + (1-P0_appear4)*n4)/(n1 + n4);
se_pooled = sqrt(p_pooled*(1-p_pooled)*((1/n1)+(1/n4)));
z_score_1_4_app = ((1-P0_appear1) - (1-P0_appear4))/se_pooled;
p_value_1_4_app = normcdf(-1*z_score_1_4_app)*2;
p_pooled = ((1-P0_disappear1)*n1 + (1-P0_disappear4)*n4)/(n1 + n4);
se_pooled = sqrt(p_pooled*(1-p_pooled)*((1/n1)+(1/n4)));
z_score_1_4_dis = ((1-P0_disappear1) - (1-P0_disappear4))/se_pooled;
p_value_1_4_dis = normcdf(-1*z_score_1_4_dis)*2;
p_value_1_4 = max(p_value_1_4_app, p_value_1_4_dis)

% n5 = length(count_seg_change_part5);
% p_pooled = ((1-P0_appear1)*n1 + (1-P0_appear5)*n5)/(n1 + n5);
% se_pooled = sqrt(p_pooled*(1-p_pooled)*((1/n1)+(1/n5)));
% z_score_1_5_app = ((1-P0_appear1) - (1-P0_appear5))/se_pooled;
% p_value_1_5_app = normcdf(-1*z_score_1_5_app)*2;
% p_pooled = ((1-P0_disappear1)*n1 + (1-P0_disappear5)*n5)/(n1 + n5);
% se_pooled = sqrt(p_pooled*(1-p_pooled)*((1/n1)+(1/n5)));
% z_score_1_5_dis = ((1-P0_disappear1) - (1-P0_disappear5))/se_pooled;
% p_value_1_5_dis = normcdf(-1*z_score_1_5_dis)*2;
% p_value_1_5 = max(p_value_1_5_app, p_value_1_5_dis)

% non-parametric significance test:
% [p_value_app_1_2, p_value_disapp_1_2] = non_parametric_compare(count_seg_change_part1, count_map_part1, count_seg_change_part2, count_map_part2)
% [p_value_app_1_3, p_value_disapp_1_3] = non_parametric_compare(count_seg_change_part1, count_map_part1, count_seg_change_part3, count_map_part3)
% [p_value_app_1_4, p_value_disapp_1_4] = non_parametric_compare(count_seg_change_part1, count_map_part1, count_seg_change_part4, count_map_part4)
% [p_value_app_1_2, p_value_disapp_1_2] = non_parametric_compare(count_seg_change_part1, flight_ID_part1, count_seg_change_part2, flight_ID_part2)
% [p_value_app_1_3, p_value_disapp_1_3] = non_parametric_compare(count_seg_change_part1, flight_ID_part1, count_seg_change_part3, flight_ID_part3)
% [p_value_app_1_4, p_value_disapp_1_4] = non_parametric_compare(count_seg_change_part1, flight_ID_part1, count_seg_change_part4, flight_ID_part4)


set(gca,'clipping','off')
line_w = 0.8;
line([x(1), x(2)], ylimits(2)*0.95*[1,1], 'color', 'k', 'linewidth',line_w);
line([x(3), x(4)], ylimits(2)*0.55*[1,1], 'color', 'k', 'linewidth',line_w);
line([x(5), x(6)], ylimits(2)*0.55*[1,1], 'color', 'k', 'linewidth',line_w);
line([x(7), x(8)], ylimits(2)*0.55*[1,1], 'color', 'k', 'linewidth',line_w);

line([mean([x(1),x(2)]), mean([x(3),x(4)])], ylimits(2)*1*[1,1], 'color', 'k', 'linewidth',line_w);
line(mean([x(3),x(4)])*[1,1], ylimits(2)*[0.55,1], 'color', 'k', 'linewidth',line_w);
text(mean([x(1),x(4)]), ylimits(2)*1.02, '***', 'HorizontalAlignment','center','FontSize',12);

line([mean([x(1),x(2)]), mean([x(5),x(6)])], ylimits(2)*1.12*[1,1], 'color', 'k', 'linewidth',line_w);
line(mean([x(5),x(6)])*[1,1], ylimits(2)*[0.55,1.12], 'color', 'k', 'linewidth',line_w);
text(mean([x(1),x(6)]), ylimits(2)*1.14, '****', 'HorizontalAlignment','center','FontSize',12);

line([mean([x(1),x(2)]), mean([x(7),x(8)])], ylimits(2)*1.24*[1,1], 'color', 'k', 'linewidth',line_w);
line(mean([x(7),x(8)])*[1,1], ylimits(2)*[0.55,1.24], 'color', 'k', 'linewidth',line_w);
text(mean([x(1),x(8)]), ylimits(2)*1.26, '*****', 'HorizontalAlignment','center','FontSize',12);

line(mean([x(1),x(2)])*[1,1], ylimits(2)*[0.95,1.24], 'color', 'k', 'linewidth',line_w);

%% legend:
axes(panel_F_legend);
cla
box off
hax = gca;
h_app = annotation('rectangle',[0 0.7 0.25 0.25],'FaceColor','k');
h_app.Parent = hax;
h_dis = annotation('rectangle',[0 0.3 0.25 0.25],'Color','k');
h_dis.Parent = hax;
text(0.35,0.85,'Appearance', 'HorizontalAlignment','left','FontSize',8);
text(0.35,0.45,'Disappearance', 'HorizontalAlignment','left','FontSize',8);
hax.Visible = 'off';

%% P-value for appeared vs disappeared poolled for all days:
count_seg_change_all_parts = [count_seg_change_part1; count_seg_change_part2;...
    count_seg_change_part3; count_seg_change_part4];
count_map_all_parts = [count_map_part1; count_map_part2;...
    count_map_part3; count_map_part4];
P0_appear_all_parts = mean(count_seg_change_all_parts(:,1)==0);
P0_disappear_all_parts = mean(count_seg_change_all_parts(:,2)==0);
% se_appear_all_parts = sqrt(P0_appear_all_parts*(1-P0_appear_all_parts)/length(count_seg_change_all_parts(:,1)));
% se_disappear_all_parts = sqrt(P0_disappear_all_parts*(1-P0_disappear_all_parts)/length(count_seg_change_all_parts(:,1)));

% non-parametric significance test:
% p_value_shuffle = shuffle_appear_disappear(count_seg_change_all_parts, count_map_all_parts, 10000)
% p_value_shuffle_flight = shuffle_appear_disappear(count_seg_change_all_parts, flight_ID_app, 10000)

% parametric (difference in proportions z-test) significance test:
n = length(count_seg_change_all_parts(:,1));
p_pooled = ((1-P0_appear_all_parts)*n + (1-P0_disappear_all_parts)*n)/(n + n);
se_pooled = sqrt(p_pooled*(1-p_pooled)*((1/n)+(1/n)));
z_score_app_vs_dis = ((1-P0_appear_all_parts) - (1-P0_disappear_all_parts))/se_pooled;
if z_score_app_vs_dis>=0
    p_value_app_vs_dis = normcdf(-1*z_score_app_vs_dis)*2
else
    p_value_app_vs_dis = normcdf(z_score_app_vs_dis)*2
end


%% print/save the figure
fig_name_out = fullfile(res_dir, fig_name_str);
% fig_name_out = fullfile(res_dir, sprintf('%s__bin%d_example%d',fig_name_str,day_bin_size,dynamic_examples_option));
% fig_name_out = fullfile(res_dir, sprintf('%s__corr_%s_%d_paramset_%d',fig_name_str,corr_type,field_speed_opt,prm.parmaset));
print(gcf, fig_name_out, '-dpdf', '-cmyk', '-painters');
% print(gcf, fig_name_out, '-dtiff', '-cmyk', '-painters');
% saveas(gcf , fig_name_out, 'fig');
disp('figure was successfully saved to pdf/tiff/fig formats');


%%
function p_value = shuffle_appear_disappear(count_seg_change, count_map, n_shuffle)

rng(0);
p0_app_shuffle = zeros([1,n_shuffle]);
p0_dis_shuffle = zeros([1,n_shuffle]);

unique_ID = unique(count_map);
for ii_shuffle = 1:n_shuffle
    flip_rand = rand([1,length(unique_ID)]);
    ID_flip = unique_ID(flip_rand>0.5);
    count_seg_change_new = count_seg_change;
    
    for ii_flip = 1:length(ID_flip)
        count_seg_change_new(count_map == ID_flip(ii_flip),1) = ...
            count_seg_change(count_map == ID_flip(ii_flip),2);
        count_seg_change_new(count_map == ID_flip(ii_flip),2) = ...
            count_seg_change(count_map == ID_flip(ii_flip),1);
    end
    p0_app_shuffle(ii_shuffle) = mean(count_seg_change_new(:,1)==0);
    p0_dis_shuffle(ii_shuffle) = mean(count_seg_change_new(:,2)==0);
end

P0_appear = mean(count_seg_change(:,1)==0);
P0_disappear = mean(count_seg_change(:,2)==0);
diff_value = (1-P0_appear) - (1-P0_disappear);
diff_value_shuffle = (1-p0_app_shuffle) - (1-p0_dis_shuffle);
if diff_value<=0
    p_small_than = sum(diff_value_shuffle <= diff_value)/n_shuffle;
    p_large_than = sum(diff_value_shuffle >= (-1*diff_value))/n_shuffle;
else
    p_small_than = sum(diff_value_shuffle <= (-1*diff_value))/n_shuffle;
    p_large_than = sum(diff_value_shuffle >= diff_value)/n_shuffle;
end
p_value = p_small_than+p_large_than;

end

%% 
function [p_value_app, p_value_disapp] = non_parametric_compare(count_seg_change1, count_map1, count_seg_change2, count_map2)
rng(0);
count_seg_change_pooled = [count_seg_change1; count_seg_change2];
count_map_pooled = [count_map1; count_map2];
count_map_pooled_unique = unique(count_map_pooled);
n_maps = length(count_map_pooled_unique);
chunk1 = length(unique(count_map1));
chunk2 = length(unique(count_map2));

p_chunk1 = [];
p_chunk2 = [];
n_shuffle = 10000;
for ii_rand = 1:n_shuffle
    rand_maps_IX = count_map_pooled_unique(randperm(n_maps));
    rand_maps_chunk1 = [];
    rand_maps_chunk2 = [];
    for ii_map = 1:chunk1
        IX = find(count_map_pooled == rand_maps_IX(ii_map));
        rand_maps_chunk1 = [rand_maps_chunk1; count_seg_change_pooled(IX,:)];
    end
    for ii_map = chunk1 + (1:chunk2)
        IX = find(count_map_pooled == rand_maps_IX(ii_map));
        rand_maps_chunk2 = [rand_maps_chunk2; count_seg_change_pooled(IX,:)];
    end
    
    p_chunk1(ii_rand,1) = 1 - mean(rand_maps_chunk1(:,1)==0);
    p_chunk1(ii_rand,2) = 1 - mean(rand_maps_chunk1(:,2)==0);
    p_chunk2(ii_rand,1) = 1 - mean(rand_maps_chunk2(:,1)==0);
    p_chunk2(ii_rand,2) = 1 - mean(rand_maps_chunk2(:,2)==0);
end

p_app_diff_real = (1 - mean(count_seg_change1(:,1)==0)) - (1 - mean(count_seg_change2(:,1)==0));
p_disapp_diff_real = (1 - mean(count_seg_change1(:,2)==0)) - (1 - mean(count_seg_change2(:,2)==0));

p_app_diff_shuffle = p_chunk1(:,1) - p_chunk2(:,1);
p_disapp_diff_shuffle = p_chunk1(:,2) - p_chunk2(:,2);

if p_app_diff_real<=0
    p_small_than = sum(p_app_diff_shuffle <= p_app_diff_real)/n_shuffle;
    p_large_than = sum(p_app_diff_shuffle >= (-1*p_app_diff_real))/n_shuffle;
else
    p_small_than = sum(p_app_diff_shuffle <= (-1*p_app_diff_real))/n_shuffle;
    p_large_than = sum(p_app_diff_shuffle >= p_app_diff_real)/n_shuffle;
end
p_value_app = p_small_than+p_large_than;

if p_disapp_diff_real<=0
    p_small_than = sum(p_disapp_diff_shuffle <= p_disapp_diff_real)/n_shuffle;
    p_large_than = sum(p_disapp_diff_shuffle >= (-1*p_disapp_diff_real))/n_shuffle;
else
    p_small_than = sum(p_disapp_diff_shuffle <= (-1*p_disapp_diff_real))/n_shuffle;
    p_large_than = sum(p_disapp_diff_shuffle >= p_disapp_diff_real)/n_shuffle;
end
p_value_disapp = p_small_than+p_large_than;

end
